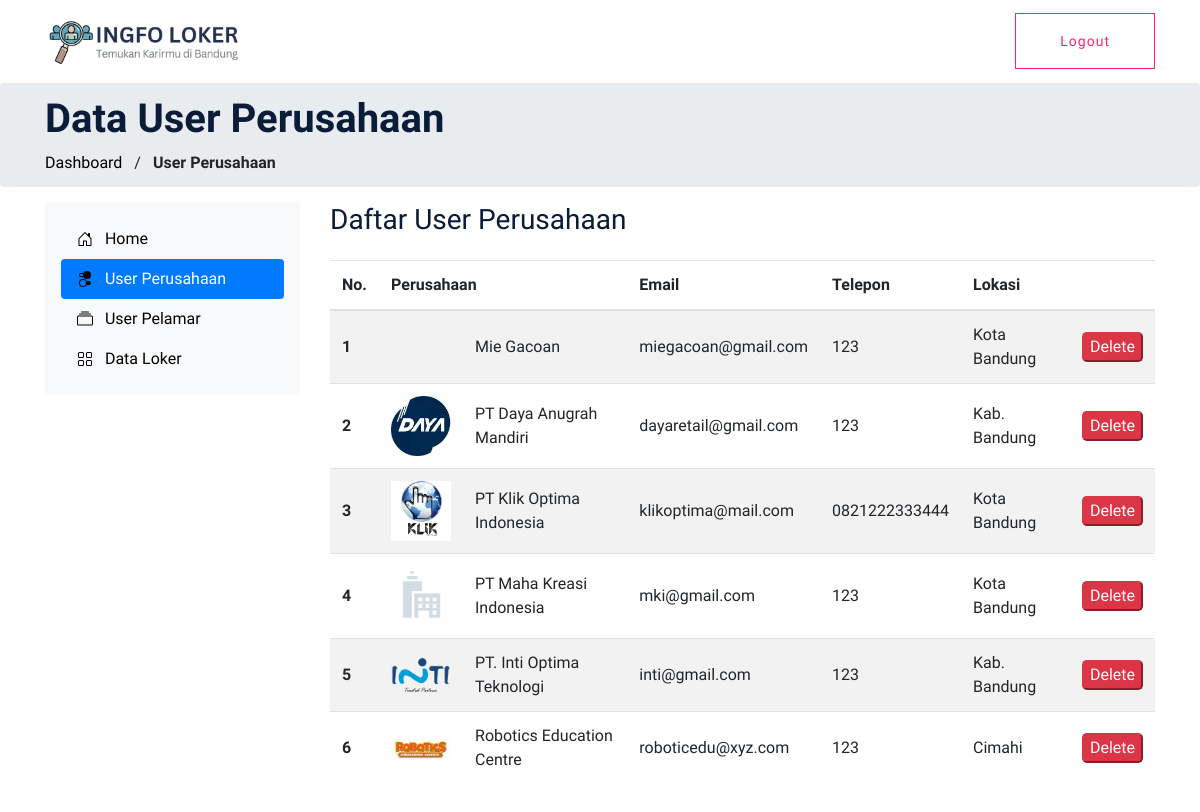
The page /admin/dashboard/list_perusahaan.php (signed in) on the database as committed earlier.
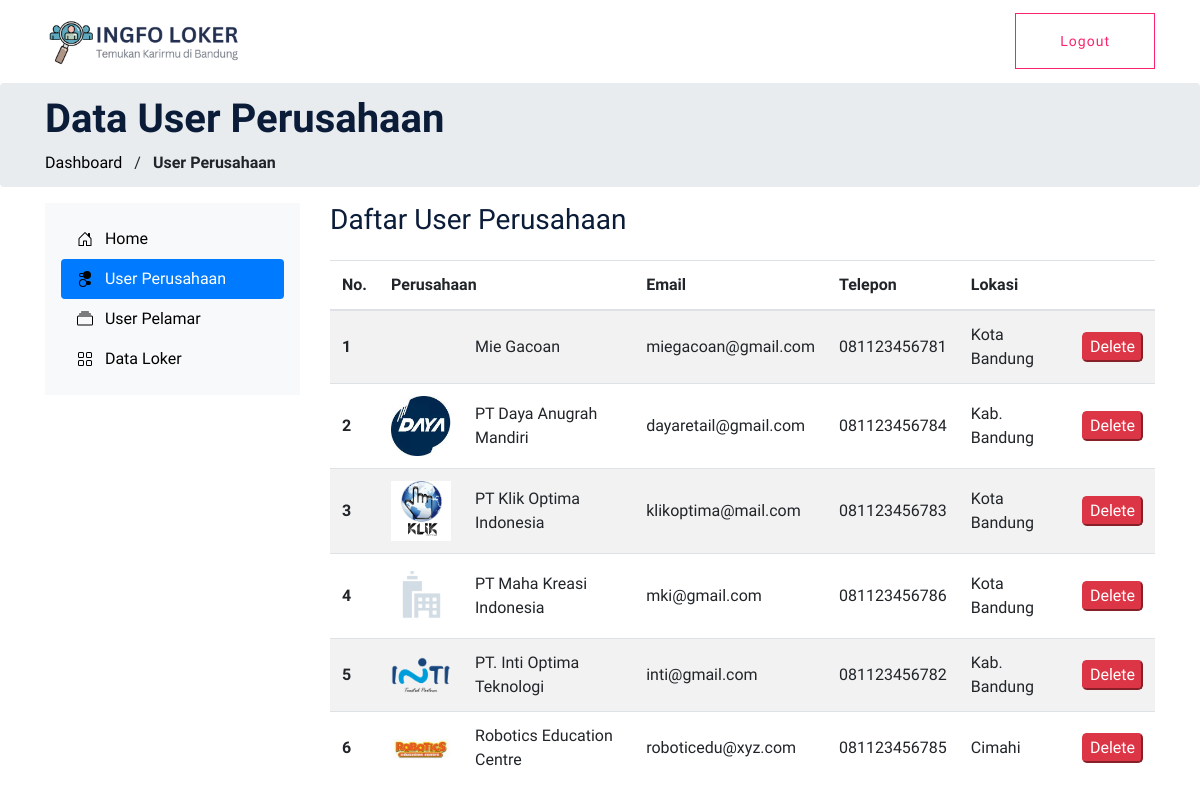
The same page on the database as committed later.
### tables this page shows
CREATE TABLE `perusahaan` (
  `id_perusahaan` int(11) NOT NULL,
  `username_perusahaan` varchar(100) NOT NULL,
  `password_perusahaan` varchar(100) NOT NULL,
  `nama_perusahaan` varchar(100) NOT NULL,
  `email_perusahaan` varchar(100) NOT NULL,
  `telepon_perusahaan` varchar(20) NOT NULL,
  `website_perusahaan` varchar(255) NOT NULL,
  `logo_perusahaan` varchar(255) NOT NULL,
  `id_lokasi` int(11) NOT NULL,
  `tentang` varchar(255) NOT NULL
);

CREATE TABLE `lokasi_pekerjaan` (
  `id_lokasi` int(11) NOT NULL,
  `nama_lokasi` varchar(50) NOT NULL
);

### functions.php (called while the page is built, shortened)
<?php
$conn = mysqli_connect("localhost", "root", "", "loker");
function query($query)
{
    global $conn;
    $result = mysqli_query($conn, $query);
    $rows = [];
    while ($row = mysqli_fetch_assoc($result)) {
        $rows[] = $row;
    }
    return $rows;
}

### admin/dashboard/list_perusahaan.php (the view, shortened to what this page needs)
<?php
require '../../functions.php';
$data_perusahaan = query(
    "SELECT
    perusahaan.id_perusahaan,
    perusahaan.nama_perusahaan,
    perusahaan.email_perusahaan,
    perusahaan.telepon_perusahaan,
    perusahaan.logo_perusahaan,
    lokasi_pekerjaan.nama_lokasi
FROM
    perusahaan
INNER JOIN
    lokasi_pekerjaan
ON
    perusahaan.id_lokasi = lokasi_pekerjaan.id_lokasi order by nama_perusahaan asc"
);
?>
<?php $title = 'List Perusahaan' ?>
<?php include 'navbar.php' ?>
<section class="breadcrumb" id="home-section">
    <div class="container">
        <div class="row">
            <div class="col-md-7 mt-8 mb-8">
                <h1 class="text-black font-weight-bold">Data User Perusahaan</h1>
                <div class="custom-breadcrumbs">
                    <a href="home.php"><span style="color: black;">Dashboard</span></a> <span class="mx-2 slash">/</span>
                    <span class="text-black"><strong>User Perusahaan</strong></span>
                </div>
            </div>
        </div>
    </div>
</section>
<main>
    <div class="container mb-5">
        <div class="row">
            <?php include 'dashboard.php' ?>
            <div class="col-lg-9 container">
                <h3 class="mb-4">Daftar User Perusahaan</h3>
                <table class="table table-striped">
                    <thead>
                        <tr>
                            <th scope="col">No. </th>
                            <th scope="col" colspan="2">Perusahaan</th>
                            <th scope="col">Email</th>
                            <th scope="col">Telepon</th>
                            <th scope="col">Lokasi</th>
                            <th scope="col"></th>
                        </tr>
                    </thead>
                    <tbody>
                        <?php $i = 1 ?>
                        <?php foreach ($data_perusahaan as $row) { ?>
                            <tr>
                                <th class="align-middle" scope="row"><?= $i ?></th>
                                <td class="align-middle"><img src="../../upload/perusahaan/logo/<?= $row['logo_perusahaan'] ?>" alt="" width="60px"></td>
                                <td class="align-middle"><?= $row['nama_perusahaan'] ?></td>
                                <td class="align-middle"><?= $row['email_perusahaan'] ?></td>
                                <td class="align-middle"><?= $row['telepon_perusahaan'] ?></td>
                                <td class="align-middle"><?= $row['nama_lokasi'] ?></td>
                                <td class="align-middle">
                                    <form action="" method="post">
                                        <button type="submit" class="btn-danger rounded-lg" onclick="return confirm('Yakin untuk menghapus user perusahaan?')" name="hapus_user_perusahaan">
                                            Delete
                                        </button>
                                    </form>
                                </td>
                            </tr>
                            <?php $i++ ?>
                        <?php } ?>
                    </tbody>
                </table>
            </div>
        </div>
    </div>
</main>
</body>

### admin/dashboard/navbar.php (shortened to what this page needs)
<!doctype html>
<html class="no-js" lang="en">
<head>
    <link rel="stylesheet" href="https://cdnjs.cloudflare.com/ajax/libs/font-awesome/4.7.0/css/font-awesome.min.css">
    <link rel="stylesheet" href="https://cdnjs.cloudflare.com/ajax/libs/ionicons/2.0.1/css/ionicons.min.css">
    <link rel="stylesheet" href="../../assets/css/bootstrap.min.css">
    <link rel="stylesheet" href="../../assets/css/owl.carousel.min.css">
    <link rel="stylesheet" href="../../assets/css/flaticon.css">
    <link rel="stylesheet" href="../../assets/css/price_rangs.css">
    <link rel="stylesheet" href="../../assets/css/slicknav.css">
    <link rel="stylesheet" href="../../assets/css/animate.min.css">
    <link rel="stylesheet" href="../../assets/css/magnific-popup.css">
    <link rel="stylesheet" href="../../assets/css/fontawesome-all.min.css">
    <link rel="stylesheet" href="../../assets/css/themify-icons.css">
    <link rel="stylesheet" href="../../assets/css/slick.css">
    <link rel="stylesheet" href="../../assets/css/nice-select.css">
    <link rel="stylesheet" href="../../assets/css/style.css">
</head>
<body>
    <header>
        <div class="header-area header-transparrent">
            <div class="headder-top header-sticky">
                <div class="container">
                    <div class="row align-items-center">
                        <div class="col-lg-3 col-md-2 mt-2 mb-2">
                            <div class="logo">
                                <a href="index.php"><img src="../../assets/img/logo/logo2.png" width="200" alt=""></a>
                            </div>
                        </div>
                        <div class="col-lg-9 col-md-9">
                            <div class="menu-wrapper">
                                <div class="header-btn d-none f-right d-lg-block">
                                    <a href="logout.php" class="btn head-btn2">Logout</a>
                                </div>
                            </div>
                        </div>
                    </div>
                </div>
            </div>
        </div>
    </header>

### admin/dashboard/dashboard.php
<div class="col-md-3 mb-5 ">
    <div class="d-flex flex-column flex-shrink-0 p-3 bg-light menu-wrapper">
        <div class="menu-wrapper">
            <div class="main-menu">
                <ul class="nav nav-pills flex-column mb-auto menu-wrapper">
                    <li class="nav-item">
                        <a href="home.php" class="nav-link link-dark <?php echo ($title == 'Home | Admin') ?  "active" : "" ?> " style="<?php echo ($title == 'Home | Admin') ?  "" : "color: black;" ?>">
                            <svg class="bi me-2" width="16" height="16">
                                <use xlink:href="#home" />
                            </svg>
                            &nbsp; Home
                        </a>
                    </li>
                    <li>
                        <a href="list_perusahaan.php" class="nav-link link-dark <?php echo ($title == 'List Perusahaan') ?  "active" : "" ?> " style="<?php echo ($title == 'List Perusahaan') ?  "" : "color: black;" ?>">
                            <svg class="bi me-2" width="16" height="16">
                                <use xlink:href="#toggles2" />
                            </svg>
                            &nbsp; User Perusahaan
                        </a>
                    </li>
                    <li>
                        <a href="list_user_pelamar.php" class="nav-link link-dark <?php echo ($title == 'List Pelamar') ?  "active" : "" ?> " style="<?php echo ($title == 'List Pelamar') ?  "" : "color: black;" ?>">
                            <svg class="bi me-2" width="16" height="16">
                                <use xlink:href="#collection" />
                            </svg>
                            &nbsp; User Pelamar
                        </a>
                    </li>
                    <li>
                        <a href="list_pekerjaan.php" class="nav-link link-dark <?php echo ($title == 'Pekerjaan & Pelamar') ?  "active" : "" ?> " style="<?php echo ($title == 'Pekerjaan & Pelamar') ?  "" : "color: black;" ?>">
                            <svg class="bi me-2" width="16" height="16">
                                <use xlink:href="#grid" />
                            </svg>
                            &nbsp; Data Loker
                        </a>
                    </li>
                </ul>
            </div>
        </div>
    </div>
</div>

Rows that differ between the two databases and show on the page:
changed perusahaan "Mie Gacoan": telepon_perusahaan "123" → "081123456781"
changed perusahaan "PT Daya Anugrah Mandiri": telepon_perusahaan "123" → "081123456784"
changed perusahaan "PT Klik Optima Indonesia": telepon_perusahaan "0821222333444" → "081123456783"
changed perusahaan "PT Maha Kreasi Indonesia": telepon_perusahaan "123" → "081123456786"
changed perusahaan "PT. Inti Optima Teknologi": telepon_perusahaan "123" → "081123456782"
changed perusahaan "Robotics Education Centre": telepon_perusahaan "123" → "081123456785"
